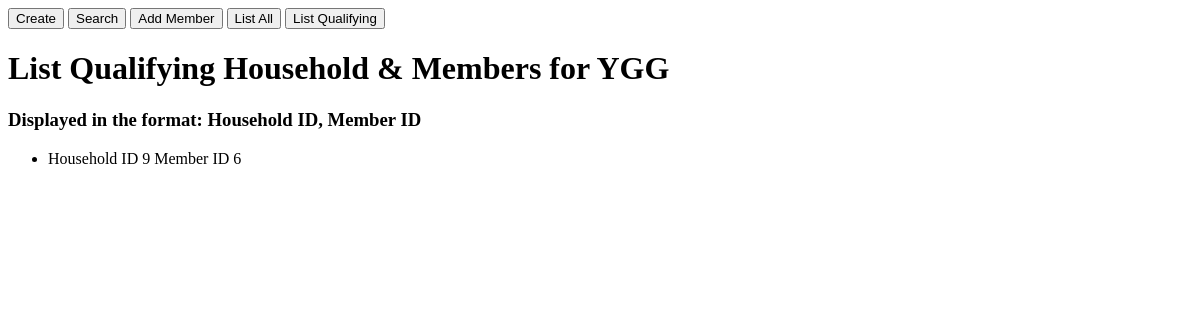
Before: /listqualifying/YGG with the older database file.
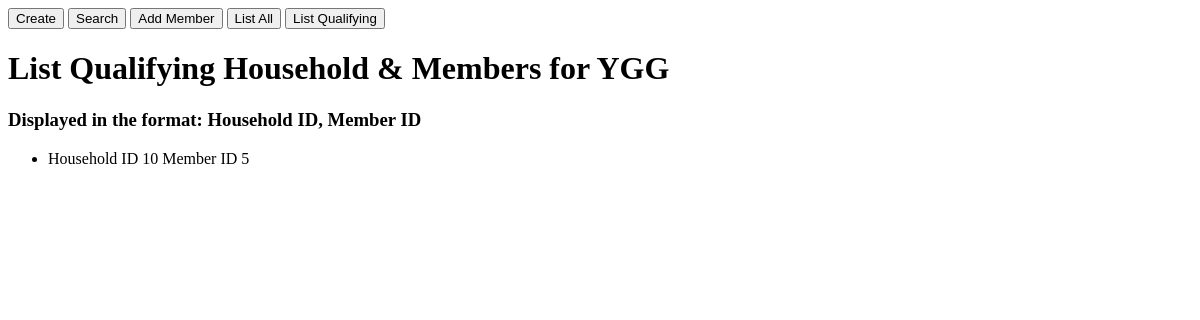
After: the same page with the newer database file.
### meteorapp/models.py (models this page shows, shortened)
class Member(db.Model):
    __tablename__='members'
    id = db.Column(db.Integer, primary_key=True)
    name = db.Column(db.String, nullable=False)
    gender = db.Column(db.String, nullable=False)
    maritalStatus = db.Column(db.String, nullable=False)
    spouse = db.Column(db.Integer, nullable=True)
    occupationType = db.Column(db.String, nullable=False)
    annualIncome = db.Column(db.Float, nullable=False)
    dob = db.Column(db.Date, nullable=False)
    household_id = db.Column(db.Integer, db.ForeignKey('households.id'), nullable=False)
    def __repr__(self):
        return f"Member('{self.id}', '{self.name}', '{self.gender}', '{self.maritalStatus}', '{self.spouse}', '{self.occupationType}', '{self.annualIncome}', '{self.dob}', '{self.household_id}')"

### meteorapp/modules/list_qualifying_modules/yolo_gst_grant.py (the view)
@app.route("/listqualifying/YGG", methods=["GET", "POST"])
def yolo_gst_grant():
    db.create_all()
    income_filtered_households = []
    income_qualified_households = []
    housing_filtered_households = []
    housing_qualified_households = []
    qualified_households = []
    household_income = 0
    household_table = db.session.query(Household).join(Member, Household.id == Member.household_id)
    for row in household_table:
        for subrow in row.members:
            household_income = household_income + subrow.annualIncome
        if household_income < 100000.0:
            income_filtered_households.append(row.id)
        household_income = 0
        if row.housingType == 'hdb':
            housing_filtered_households.append(row.id)
    for dupes in income_filtered_households:
        if dupes not in income_qualified_households:
            income_qualified_households.append(dupes)
    for dupes in housing_filtered_households:
        if dupes not in housing_qualified_households:
            housing_qualified_households.append(dupes)
    for similar in income_qualified_households:
        if similar in housing_qualified_households:
            qualified_households.append(similar)
    qualified_members = db.session.query(Member).filter(Member.household_id.in_(qualified_households)).order_by(Member.household_id.asc()).all()
    YGGMessage = qualified_members
    print("\nBelow are YGG Qualified Members\n")
    for row in YGGMessage:
        print ('Household, Member: ' + str(row), end='\n')
    print("\n")
    return render_template('yolo_gst_grant.html', YGGMessage=YGGMessage);

### meteorapp/templates/yolo_gst_grant.html (shortened to what this page needs)
<head>
</head>
<body>
	<form>
		<button formaction = "/create" >Create</button>
		<button formaction = "/search" >Search</button>
		<button formaction = "/addmember" >Add Member</button>
		<button formaction = "/listall" >List All</button>
		<button formaction = "/listqualifying" >List Qualifying</button>
    </form>
	<h1>List Qualifying Household & Members for YGG</h1>
	<h3>Displayed in the format: Household ID, Member ID</h3>
	<ul>
		{% for members in YGGMessage %}
		<li>
			<label>Household ID</label>
			{{ members.household_id }}
			<label for="YGG">Member ID</label>
			{{ members.id }}
			<br>
		</li>
		{% endfor %}
	</ul>
</body>
</html>

Changed rows visible on the page:
no longer on this page (row edited): Member: household_id "9", id "6"
now on this page (row edited): Member: household_id "10", id "5"
